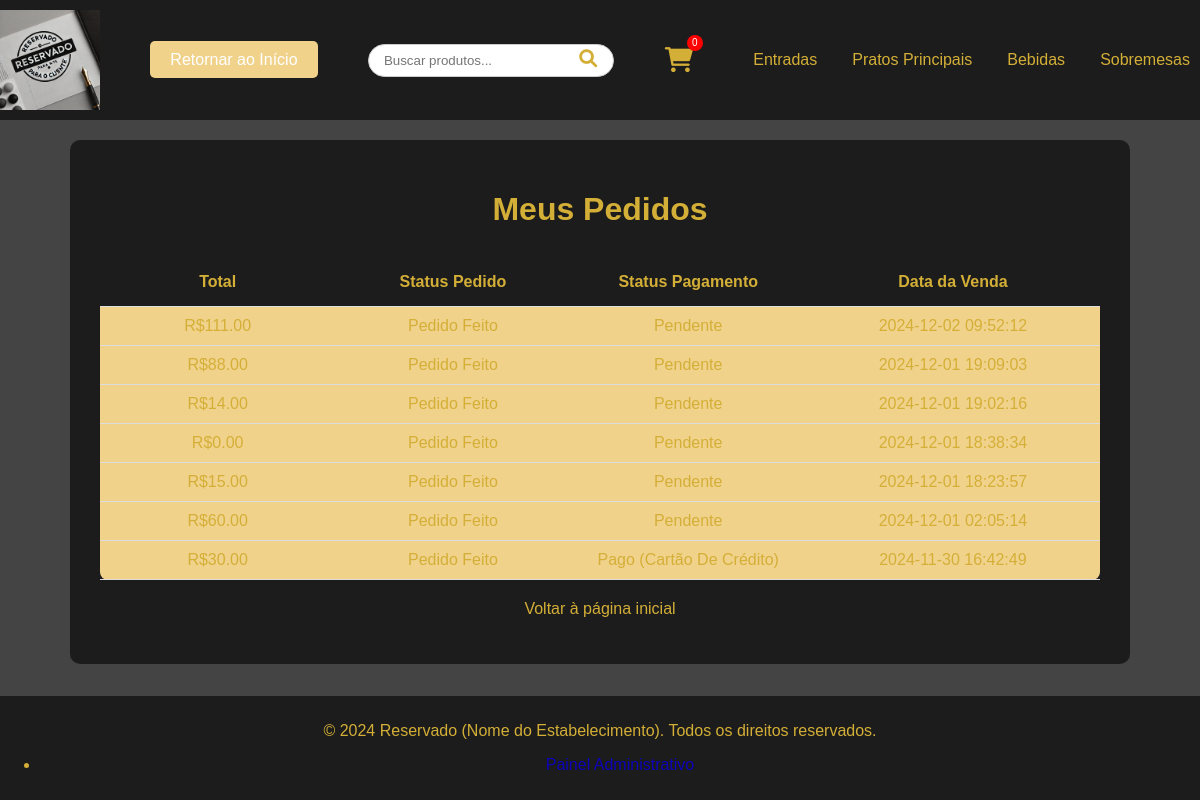
/meus_pedidos.php (signed in), run on the app's committed database.
### tables this page shows
CREATE TABLE `vendas` (
  `id` int NOT NULL AUTO_INCREMENT,
  `cliente_id` int DEFAULT NULL,
  `data_venda` timestamp NULL DEFAULT CURRENT_TIMESTAMP,
  `total` decimal(10,2) NOT NULL,
  `status` enum('Pendente','Pago (Cartão De Crédito)','Pago (Pix)','Pago (Dinheiro)') DEFAULT 'Pendente',
  `status_pedido` enum('Pedido Feito','Em Preparo','Saiu para Entrega','Entregue') DEFAULT 'Pedido Feito',
  PRIMARY KEY (`id`),
  KEY `cliente_id` (`cliente_id`)
);

### config.php (called while the page is built, shortened)
<?php
$site_name = "Reservado (Nome do Estabelecimento)";
$sections = [
    "entradas" => [
        "title" => "Entradas",
        "url" => "sections/entradas.php"
    ],
    "principais" => [
        "title" => "Pratos Principais",
        "url" => "sections/principais.php"
    ],
    "bebidas" => [
        "title" => "Bebidas",
        "url" => "sections/bebidas.php"
    ],
    "sobremesas" => [
        "title" => "Sobremesas",
        "url" => "sections/sobremesas.php"
    ],
];

### meus_pedidos.php (the view, shortened to what this page needs)
<?php
include 'header.php';
require_once 'db/conexao.php';
$usuario_id = $_SESSION['user_id'];
$stmt = $pdo->prepare("
    SELECT total, status_pedido, status, data_venda
    FROM vendas
    WHERE cliente_id = ?
    ORDER BY data_venda DESC
");
$stmt->execute([$usuario_id]);
$pedidos = $stmt->fetchAll(PDO::FETCH_ASSOC);
?>
<!DOCTYPE html>
<html lang="pt-BR">
<head>
    <link rel="stylesheet" href="assets/css/style.css">
</head>
<body>
    <div class="container" style="padding: 30px; background-color: #1c1c1c; color: #d4af37; border-radius: 10px; max-width: 1000px; margin: 0 auto;">
        <h1 style="text-align: center; margin-bottom: 30px;">Meus Pedidos</h1>
        <div class="table-container">
            <table>
                <tr>
                    <th style="width: 20%;">Total</th>
                    <th style="width: 20%;">Status Pedido</th>
                    <th style="width: 20%;">Status Pagamento</th>
                    <th style="width: 25%;">Data da Venda</th>
                </tr>
                <?php if (!empty($pedidos)): ?>
                    <?php foreach ($pedidos as $pedido): ?>
                    <tr>
                        <td style="padding: 10px; border-bottom: 1px solid #ddd; text-align: center;">R$<?php echo htmlspecialchars($pedido['total']); ?></td>
                        <td style="padding: 10px; border-bottom: 1px solid #ddd; text-align: center;"><?php echo htmlspecialchars($pedido['status_pedido']); ?></td>
                        <td style="padding: 10px; border-bottom: 1px solid #ddd; text-align: center;"><?php echo htmlspecialchars($pedido['status']); ?></td>
                        <td style="padding: 10px; border-bottom: 1px solid #ddd; text-align: center;"><?php echo htmlspecialchars($pedido['data_venda']); ?></td>
                    </tr>
                    <?php endforeach; ?>
                <?php else: ?>
                    <tr>
                        <td colspan="4" style="padding: 15px; text-align: center;">Você ainda não fez nenhum pedido.</td>
                    </tr>
                <?php endif; ?>
            </table>
        </div>
        <p style="text-align: center; margin-top: 20px;">
            <a href="index.php" style="color: #d4af37; text-decoration: none;">Voltar à página inicial</a>
        </p>
    </div>
</body>
</html>
<?php
include 'footer.php';
?>

### header.php (shortened to what this page needs)
<?php
include 'config.php';
?>
<!DOCTYPE html>
<html lang="pt-BR">
<head>
    <link rel="stylesheet" href="/cardapio-dinamico-semapi/assets/css/style.css">
    <link rel="stylesheet" href="https://cdnjs.cloudflare.com/ajax/libs/font-awesome/6.0.0-beta3/css/all.min.css">
</head>
<body>
<header>
    <div class="logo-container">
        <img src="/cardapio-dinamico-semapi/path/logo.jpg" alt="Logo do Cliente" class="logo">
    </div>
    <div class="return-button-container">
        <a href="/cardapio-dinamico-semapi/index.php" class="return-button">Retornar ao Início</a>
    </div>
    <div class="search-container">
        <form action="/cardapio-dinamico-semapi/busca.php" method="GET">
            <input type="text" name="q" placeholder="Buscar produtos..." required>
            <button type="submit">
                <i class="fas fa-search"></i>
            </button>
        </form>
    </div>
    <div class="cart-icon" onclick="window.location.href='/cardapio-dinamico-semapi/carrinho.php'">
        <i class="fas fa-shopping-cart"></i>
        <?php if (isset($_SESSION['user_id'])): ?>
            <span id="cart-count" class="cart-count">0</span>
        <?php else: ?>
            <span id="cart-count" class="cart-count hidden"></span>
        <?php endif; ?>
    </div>
    <nav>
        <ul>
            <?php foreach ($sections as $id => $section): ?>
                <li><a href="/cardapio-dinamico-semapi/<?php echo $section['url']; ?>"><?php echo $section['title']; ?></a></li>
            <?php endforeach; ?>
        </ul>
    </nav>
</header>
<main>
</body>
</html>

### footer.php (shortened to what this page needs)
<?php include 'config.php'; ?>
<link rel="stylesheet" href="assets/css/style.css">
<footer>
<p>&copy; 2024 <?php echo $site_name; ?>. Todos os direitos reservados.</p>
        <ul>
            <li><a href="/cardapio-dinamico-semapi/admin/login.php">Painel Administrativo</a></li>
        </ul>
    </footer>
</body>
</html>

### assets/css/global.css (style rules this page uses)
html, body { height: 100%; margin: 0; }
body { display: flex; flex-direction: column; font-family: Arial, sans-serif; background-color: #444; color: #d4af37; margin: 0; padding: 0; }
main { flex: 1; padding: 20px; }
header, footer { background-color: #1c1c1c; color: #d4af37; padding: 10px 0; text-align: center; }
nav ul { list-style: none; padding: 0; }
nav ul li { display: inline; margin: 0 10px; }
nav ul li a { color: #d4af37; text-decoration: none; }
footer { background-color: #1c1c1c; color: #d4af37; text-align: center; padding: 10px 0; width: 100%; }
footer a { color: #0c03b9; text-decoration: none; }

### header.php (style rules this page uses)
.cart-icon { position: relative; cursor: pointer; display: inline-block; font-size: 25px; color: #d4af37; }

### meus_pedidos.php (style rules this page uses)
.table-container { overflow-x: auto; }
table { width: 100%; border-collapse: collapse; background-color: #f0d28b; border-radius: 8px; }
th, td { padding: 15px; text-align: center; border-bottom: 1px solid #ddd; }
th { background-color: #1c1c1c; color: #d4af37; }
img { width: 50px; height: auto; }

### data on the page
vendas: total "111.00", status_pedido "Pedido Feito", status "Pendente", data_venda "2024-12-02 09:52:12"
vendas: total "88.00", status_pedido "Pedido Feito", status "Pendente", data_venda "2024-12-01 19:09:03"
vendas: total "14.00", status_pedido "Pedido Feito", status "Pendente", data_venda "2024-12-01 19:02:16"
vendas: total "0.00", status_pedido "Pedido Feito", status "Pendente", data_venda "2024-12-01 18:38:34"
vendas: total "15.00", status_pedido "Pedido Feito", status "Pendente", data_venda "2024-12-01 18:23:57"
vendas: total "60.00", status_pedido "Pedido Feito", status "Pendente", data_venda "2024-12-01 02:05:14"
vendas: total "30.00", status_pedido "Pedido Feito", status "Pago (Cartão De Crédito)", data_venda "2024-11-30 16:42:49"

### other printed values
$section['title'] "Entradas"
$section['title'] "Pratos Principais"
$section['title'] "Bebidas"
$section['title'] "Sobremesas"
$site_name "Reservado (Nome do Estabelecimento)"
